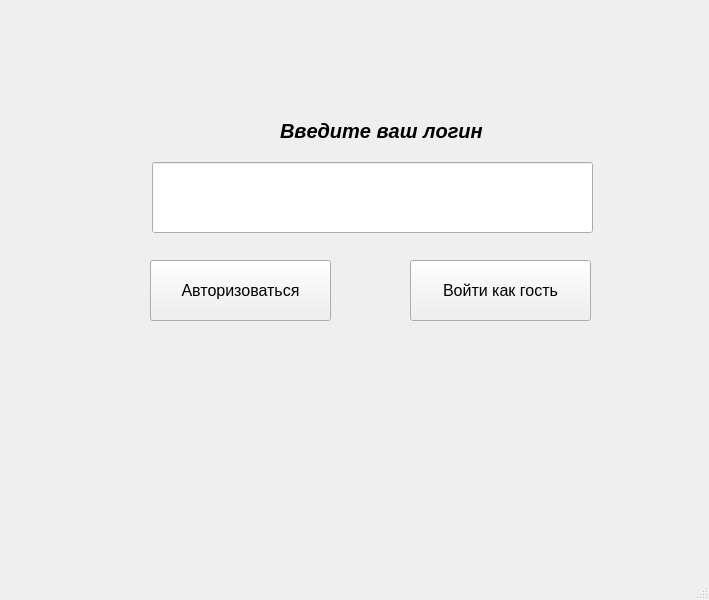
<?xml version="1.0" encoding="UTF-8"?>
<ui version="4.0">
 <class>MainWindow</class>
 <widget class="QMainWindow" name="MainWindow">
  <property name="geometry">
   <rect>
    <x>0</x>
    <y>0</y>
    <width>709</width>
    <height>600</height>
   </rect>
  </property>
  <property name="windowTitle">
   <string>Авторизация</string>
  </property>
  <widget class="QWidget" name="centralwidget">
   <widget class="QLineEdit" name="line_login">
    <property name="geometry">
     <rect>
      <x>152</x>
      <y>162</y>
      <width>441</width>
      <height>71</height>
     </rect>
    </property>
    <property name="font">
     <font>
      <pointsize>15</pointsize>
     </font>
    </property>
   </widget>
   <widget class="QPushButton" name="btn_login">
    <property name="geometry">
     <rect>
      <x>150</x>
      <y>260</y>
      <width>181</width>
      <height>61</height>
     </rect>
    </property>
    <property name="font">
     <font>
      <pointsize>12</pointsize>
     </font>
    </property>
    <property name="text">
     <string>Авторизоваться</string>
    </property>
   </widget>
   <widget class="QPushButton" name="btn_guest">
    <property name="geometry">
     <rect>
      <x>410</x>
      <y>260</y>
      <width>181</width>
      <height>61</height>
     </rect>
    </property>
    <property name="font">
     <font>
      <pointsize>12</pointsize>
     </font>
    </property>
    <property name="text">
     <string>Войти как гость</string>
    </property>
   </widget>
   <widget class="QLabel" name="label">
    <property name="geometry">
     <rect>
      <x>280</x>
      <y>80</y>
      <width>241</width>
      <height>101</height>
     </rect>
    </property>
    <property name="font">
     <font>
      <pointsize>15</pointsize>
      <weight>75</weight>
      <italic>true</italic>
      <bold>true</bold>
      <underline>false</underline>
      <strikeout>false</strikeout>
      <kerning>false</kerning>
     </font>
    </property>
    <property name="text">
     <string>Введите ваш логин</string>
    </property>
   </widget>
  </widget>
  <widget class="QMenuBar" name="menubar">
   <property name="geometry">
    <rect>
     <x>0</x>
     <y>0</y>
     <width>709</width>
     <height>26</height>
    </rect>
   </property>
  </widget>
  <widget class="QStatusBar" name="statusbar"/>
 </widget>
 <resources/>
 <connections/>
</ui>
